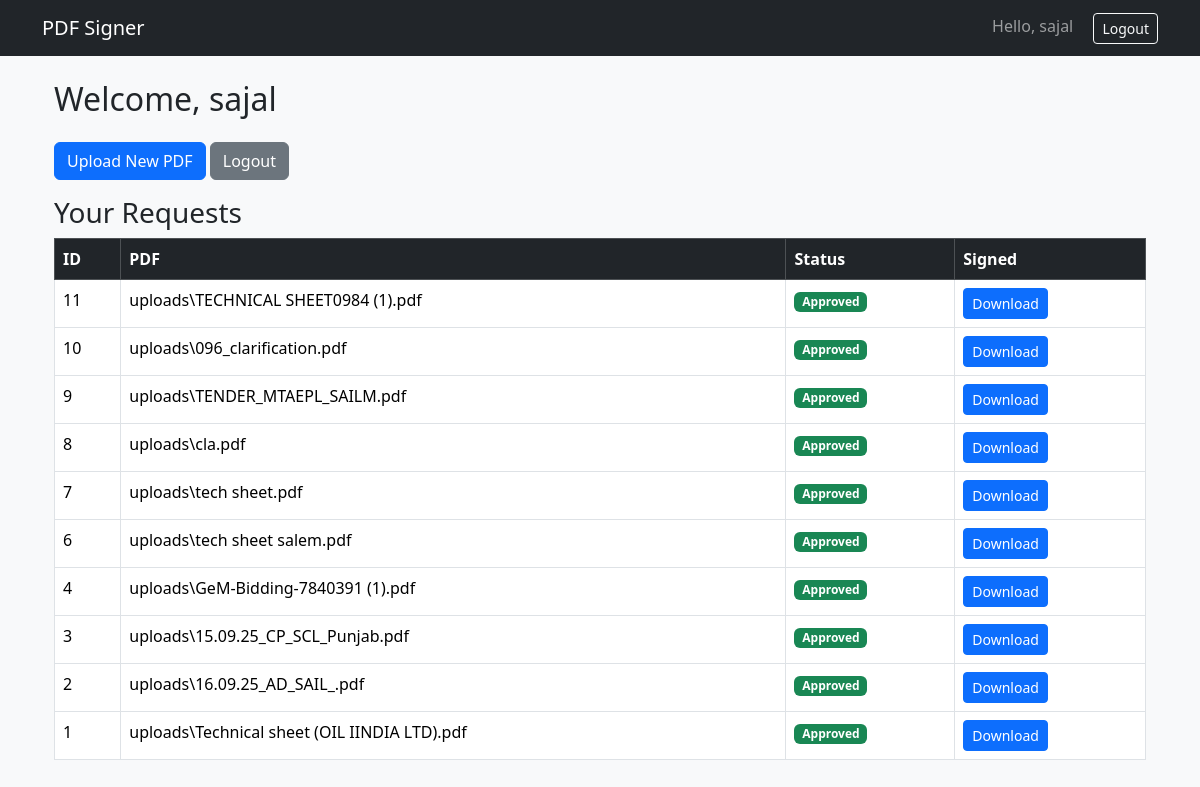
/dashboard (signed in), run on the app's committed database.
### tables this page shows
CREATE TABLE requests (
            id INTEGER PRIMARY KEY AUTOINCREMENT,
            pdf_path TEXT,
            signed_path TEXT,
            status TEXT,
            user_id INTEGER,
            FOREIGN KEY(user_id) REFERENCES users(id)
        );

### app.py (the view)
@app.route("/dashboard")
def user_dashboard():
    if "user_id" not in session:
        return redirect(url_for("login"))
    db = get_db()
    rows = db.execute("SELECT * FROM requests WHERE user_id=? ORDER BY id DESC", (session["user_id"],)).fetchall()
    return render_template("dashboard.html", requests=rows, username=session.get("username"), title="Dashboard")

### app.py (called while the page is built)
def get_db():
    db = getattr(g, "_database", None)
    if db is None:
        db = sqlite3.connect(DB_FILE)
        db.row_factory = sqlite3.Row
        g._database = db
    return db

@app.teardown_appcontext
def close_connection(exception):
    db = getattr(g, "_database", None)
    if db is not None:
        db.close()

### templates/dashboard.html
{% extends "base.html" %}
{% block content %}
<div class="container">
  <h2 class="mb-4">Welcome, {{ username }}</h2>
  <p>
    <a href="{{ url_for('upload') }}" class="btn btn-primary">Upload New PDF</a>
    <a href="{{ url_for('logout') }}" class="btn btn-secondary">Logout</a>
  </p>
  <h3>Your Requests</h3>
  <table class="table table-bordered">
    <thead class="table-dark">
      <tr><th>ID</th><th>PDF</th><th>Status</th><th>Signed</th></tr>
    </thead>
    <tbody>
      {% for r in requests %}
      <tr>
        <td>{{ r["id"] }}</td>
        <td>{{ r["pdf_path"].split('/')[-1] }}</td>
        <td>
          {% if r["status"] == "pending" %}<span class="badge bg-warning">Pending</span>
          {% elif r["status"] == "approved" %}<span class="badge bg-success">Approved</span>
          {% elif r["status"] == "rejected" %}<span class="badge bg-danger">Rejected</span>
          {% endif %}
        </td>
        <td>
          {% if r["status"] == "approved" and r["signed_path"] %}
            <a href="{{ url_for('download_file', req_id=r['id']) }}" class="btn btn-sm btn-primary">Download</a>
          {% else %}-{% endif %}
        </td>
      </tr>
      {% endfor %}
    </tbody>
  </table>
</div>
{% endblock %}

### templates/base.html (shortened to what this page needs)
<!DOCTYPE html>
<html lang="en">
<head>
  <link href="https://cdn.jsdelivr.net/npm/bootstrap@5.3.2/dist/css/bootstrap.min.css" rel="stylesheet">
</head>
<body class="bg-light">
  <nav class="navbar navbar-expand-lg navbar-dark bg-dark">
    <div class="container">
      <a class="navbar-brand" href="#">PDF Signer</a>
      <div>
        {% if session.get("username") %}
          <span class="navbar-text me-3">Hello, {{ session['username'] }}</span>
          <a href="{{ url_for('logout') }}" class="btn btn-outline-light btn-sm">Logout</a>
        {% endif %}
      </div>
    </div>
  </nav>
  <div class="container py-4">
    {% block content %}{% endblock %}
  </div>
</body>
</html>

### data on the page
requests: id "11", pdf_path "uploads\\TECHNICAL SHEET0984 (1).pdf", status "Approved"
requests: id "10", pdf_path "uploads\\096_clarification.pdf", status "Approved"
requests: id "9", pdf_path "uploads\\TENDER_MTAEPL_SAILM.pdf", status "Approved"
requests: id "8", pdf_path "uploads\\cla.pdf", status "Approved"
requests: id "7", pdf_path "uploads\\tech sheet.pdf", status "Approved"
requests: id "6", pdf_path "uploads\\tech sheet salem.pdf", status "Approved"
requests: id "4", pdf_path "uploads\\GeM-Bidding-7840391 (1).pdf", status "Approved"
requests: id "3", pdf_path "uploads\\15.09.25_CP_SCL_Punjab.pdf", status "Approved"
requests: id "2", pdf_path "uploads\\16.09.25_AD_SAIL_.pdf", status "Approved"
requests: id "1", pdf_path "uploads\\Technical sheet (OIL IINDIA LTD).pdf", status "Approved"

### other printed values
{{ session['username'] }} "sajal"
{{ username }} "sajal"
